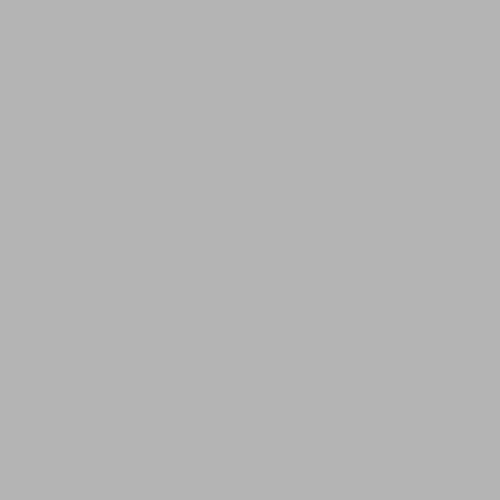
Frame 1 (no input)
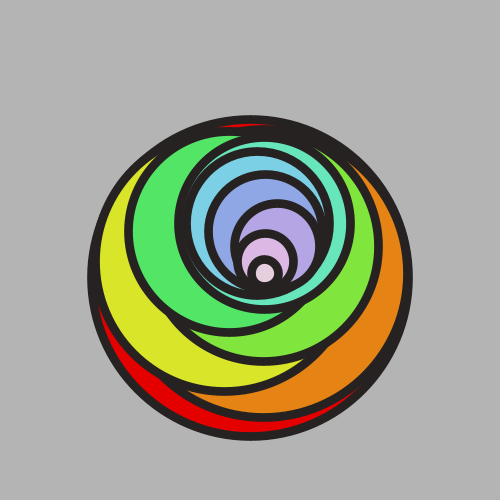
Frame 60 (the mouse pressed at the canvas centre just before this capture)
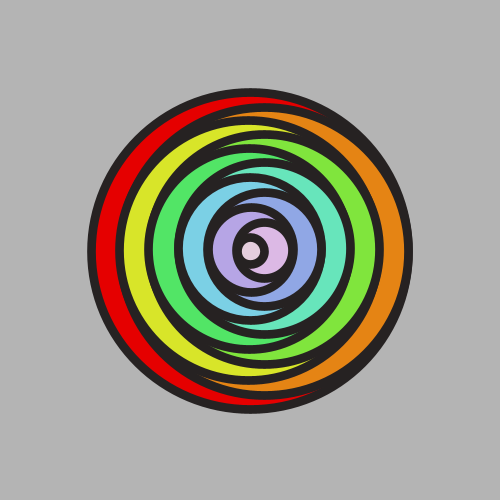
Frame 120 (the mouse held since frame 60 and released just before this capture)

The Processing sketch that drew these frames (run headless with seeded random() and noise(); from frame 60 on, the mouse is pressed at the canvas centre):

// Processing sketch: processing_135160
// ── processing_135160.pde

int num = 11; //number of circles
float angle, destx, desty, dif;
float[] px = new float[num];
float[] py = new float[num];
float[] psz = new float[num];
float scal = 1.2;

void setup() {
  size(500, 500);
  colorMode(HSB, 360, 100, 100);
  background(#eeeeee);
  //frameRate(20);

  destx = width/2;
  desty = height/2;

  float sz = width*.75; //start size for the left series of circles
  float incr = sz/num*1.7; // value the circles decrease each step
  float sz2 = sz-incr/2; //start size for the right series of circles
  dif = incr/4; //value added to x to get the center for the right series of circles 
  float sw = dif*.60; //strokeWeight
  
  strokeWeight(sw);

  for (int i=0; i<num;  i++) {
    float x = destx + sin(angle)*width*scal;
    float y = desty + cos(angle)*height*scal;
    px[i] = x; 
    py[i] = y; 
    angle -= TWO_PI/num;
    if (i%2==0) {
      sz -= incr;
      psz[i] = sz;
    } 
    else {
      sz2 -= incr;
      psz[i] = sz2;
    }
  }
  
}
void draw() {
  background(255);

  for (int i=0; i<num; i++) {
    float col=(360/num)*i;
    float s = 100-(100/num)*i;
    stroke(360, 10, 15);
    py[i] = lerp(py[i], desty, 0.05);
    if (i%2==0) {
      fill(col, s, 90);
      px[i] = lerp(px[i], destx, 0.05);
      ellipse(px[i], py[i], psz[i], psz[i]);
    } 
    else {
      fill(col, s, 90);
      px[i] = lerp(px[i], destx+dif, 0.1);
      ellipse(px[i], py[i], psz[i], psz[i]);
    }
  }
  
}
